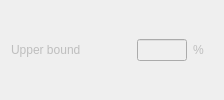
                    <widget class="QWidget" name="widget_stabTolDamping_upperBound_SSI" native="true">
                     <property name="sizePolicy">
                      <sizepolicy hsizetype="Fixed" vsizetype="Fixed">
                       <horstretch>0</horstretch>
                       <verstretch>0</verstretch>
                      </sizepolicy>
                     </property>
                     <property name="minimumSize">
                      <size>
                       <width>100</width>
                       <height>0</height>
                      </size>
                     </property>
                     <layout class="QHBoxLayout" name="horizontalLayout_34">
                      <property name="topMargin">
                       <number>0</number>
                      </property>
                      <property name="bottomMargin">
                       <number>0</number>
                      </property>
                      <item>
                       <widget class="QLabel" name="label_stabTolDamping_upperBound_SSI">
                        <property name="enabled">
                         <bool>false</bool>
                        </property>
                        <property name="sizePolicy">
                         <sizepolicy hsizetype="Fixed" vsizetype="Fixed">
                          <horstretch>0</horstretch>
                          <verstretch>0</verstretch>
                         </sizepolicy>
                        </property>
                        <property name="minimumSize">
                         <size>
                          <width>120</width>
                          <height>0</height>
                         </size>
                        </property>
                        <property name="text">
                         <string>Upper bound</string>
                        </property>
                        <property name="alignment">
                         <set>Qt::AlignJustify|Qt::AlignVCenter</set>
                        </property>
                       </widget>
                      </item>
                      <item alignment="Qt::AlignLeft">
                       <widget class="QLineEdit" name="lineEdit_stabTolDamping_upperBound_SSI">
                        <property name="enabled">
                         <bool>false</bool>
                        </property>
                        <property name="sizePolicy">
                         <sizepolicy hsizetype="Fixed" vsizetype="Fixed">
                          <horstretch>0</horstretch>
                          <verstretch>0</verstretch>
                         </sizepolicy>
                        </property>
                        <property name="minimumSize">
                         <size>
                          <width>30</width>
                          <height>0</height>
                         </size>
                        </property>
                        <property name="maximumSize">
                         <size>
                          <width>50</width>
                          <height>16777215</height>
                         </size>
                        </property>
                        <property name="toolTip">
                         <string>&lt;html&gt;&lt;head/&gt;&lt;body&gt;&lt;p&gt;Given in terms of damping ratio in percentage&lt;/p&gt;&lt;/body&gt;&lt;/html&gt;</string>
                        </property>
                        <property name="maxLength">
                         <number>8</number>
                        </property>
                       </widget>
                      </item>
                      <item alignment="Qt::AlignLeft">
                       <widget class="QLabel" name="label_stabTolDamping_upperBoundUnits_SSI">
                        <property name="enabled">
                         <bool>false</bool>
                        </property>
                        <property name="sizePolicy">
                         <sizepolicy hsizetype="Fixed" vsizetype="Fixed">
                          <horstretch>0</horstretch>
                          <verstretch>0</verstretch>
                         </sizepolicy>
                        </property>
                        <property name="minimumSize">
                         <size>
                          <width>20</width>
                          <height>0</height>
                         </size>
                        </property>
                        <property name="text">
                         <string>%</string>
                        </property>
                       </widget>
                      </item>
                     </layout>
                    </widget>
